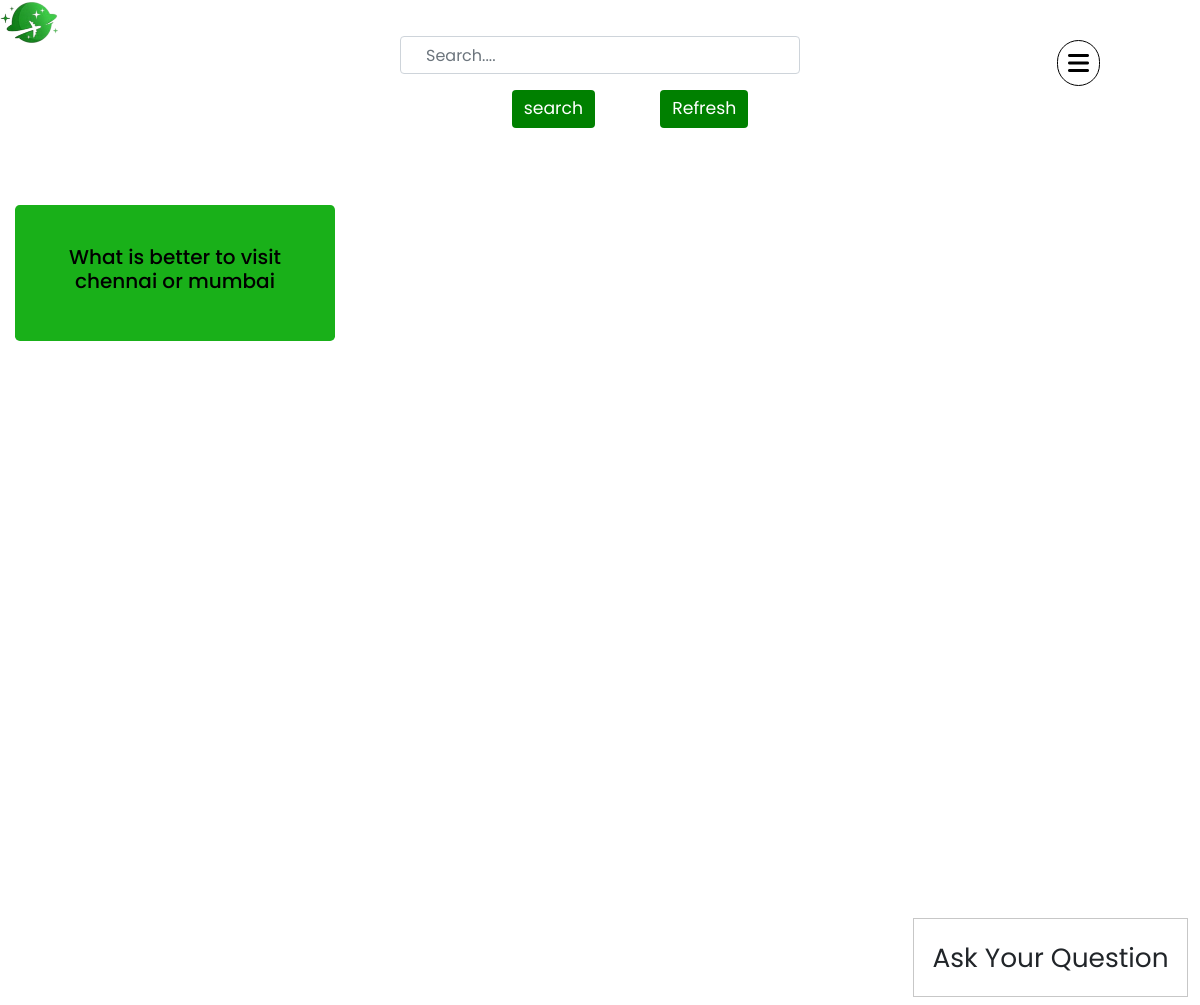
The app's page /allfaq, older data.
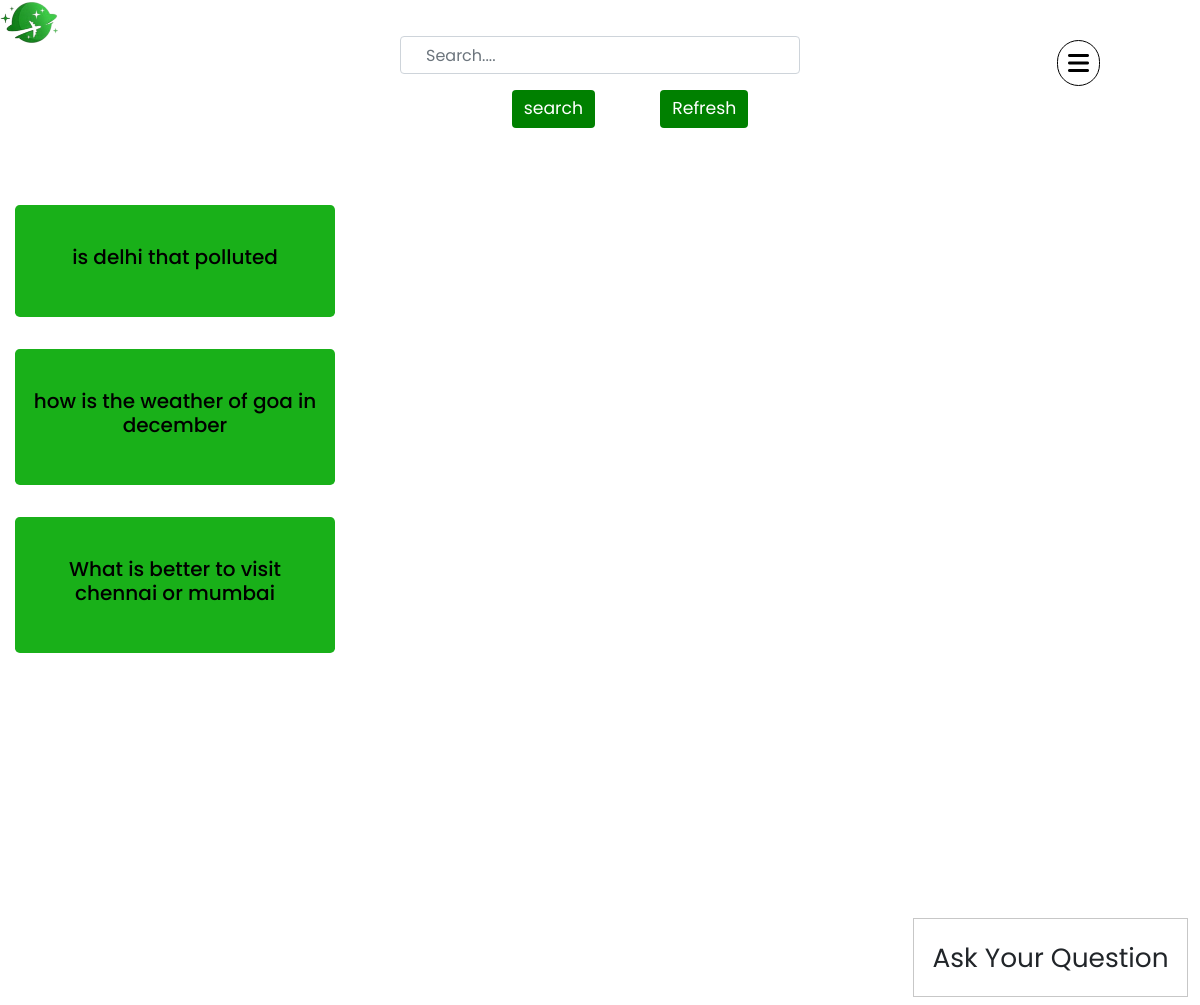
The same page, newer data.
### dpsr/models.py (models this page shows, shortened)
class Question(db.Model , UserMixin):
    __tablename__ = 'questions'
    id = db.Column(db.Integer , primary_key = True)
    question = db.Column(db.String)
    date = db.Column(db.DateTime,nullable = False,default=datetime.now)
    userid = db.Column(db.Integer , db.ForeignKey('users.id'))
    answer = db.relationship('Answer' , backref = 'question' , lazy = 'dynamic')

### dpsr/faq/views.py (the view)
@faqs.route('/allfaq' , methods = ['GET' , 'POST'])
def all_faq():
    form = SearchQForm()
    results = []
    question = Question.query.order_by(Question.date.desc())
    if form.validate_on_submit():
        searcher = []
        if ' ' in form.search.data:
            search = form.search.data.split()
        else:
            search = [form.search.data]
        for q in question:
            n = 0
            for s in search:
                if s.lower() in q.question.lower() :
                    n+=1
            l = (n , q)
            searcher.append(l)
        searcher.sort(reverse=True)
        for s , q in searcher:
            results.append(q)
    else:
        for q in question:
            results.append(q)
    return render_template('all_faq.htm' , form = form , results = results)

### dpsr/faq/forms.py
class SearchQForm(FlaskForm):
    search = StringField('Search', validators=[DataRequired()])
    submit = SubmitField('search')

### dpsr/templates/all_faq.htm (shortened to what this page needs)
{%extends 'base.htm'%}
{%block content%}
<form method="POST" style="margin-top: 3%;justify-content: center; align-items: center;">
  <center>
  <div class="form-group" >
     {{form.search(class = 'form-control col-md-4 bar' ,placeholder="Search...." )}}
  </div>
  <div class="form-group" style="font-size: larger; margin-bottom: 4%;">
    {{form.submit(class ="btn btn-primary gap")}} <a href="{{url_for('faqs.all_faq')}}" class = 'btn btn-primary gap'>Refresh</a>
 <br><br>
  </div></center>
</form>
<div class="paint" id="if-faq" onclick="openPop()">
  <span>Ask Your Question</span>
  </div>
<div class="container" style="display: inline-block;">
  {%for result in results%}
  <div class="jumbotron" style = "width: 20em; padding: 1em; background-color: rgba(0, 168, 0, 0.9);">
    <br>
    <a class="linkie" style="color: black;" href="{{url_for('faqs.singleq' , q_id = result.id)}}">
    <h5 align = "center">{{result.question}}</h4>
    </a>
    <br>
  </div>
  {%endfor%}
</div>
{%endblock%}

### dpsr/templates/base.htm (shortened to what this page needs)
<!DOCTYPE html>
<html>
<head>
  <link rel="stylesheet" href="https://cdnjs.cloudflare.com/ajax/libs/animate.css/4.0.0/animate.min.css"/>
    <link rel="stylesheet" href="https://cdnjs.cloudflare.com/ajax/libs/font-awesome/4.7.0/css/font-awesome.min.css">
    <link href="https://unpkg.com/aos@2.3.1/dist/aos.css" rel="stylesheet">
    <link rel="stylesheet" href="https://stackpath.bootstrapcdn.com/bootstrap/4.5.0/css/bootstrap.min.css">
        <link rel="stylesheet" type = "text/css" href="{{url_for('static', filename="style.css")}}">
</head>
<body>
<nav class="navigation-wrapper">
  <div class="navigation-button">
    <i class="fa fa-bars"></i>
  </div>
  <div class="navigation-menu">
      <ul>
    </ul>
  </div>
</nav>
<a href="{{url_for('home.index')}}">
<img src="{{url_for('static', filename="brand.png")}}" style="top: 0; left: 0; z-index: 980; position: fixed;" width="5%">
</a>
  {%block content%}
  {%endblock%}
</body>

### dpsr/static/style.css (style rules this page uses)
body { font-family: 'Poppins', sans-serif; }
html { scroll-behavior: smooth; }
* { margin: 0; padding: 0; box-sizing: border-box; }
.bar { padding: 0 25px; }
.paint { position: relative; display: inline-flex; }
.paint span { position: relative; z-index: 1; }
a { text-decoration: none !important; }
.paint:before { content: ''; position: absolute; top: 0; left: 0; width: 0; height: 100%; background-image: url(btn.png); background-size: cover; transform-origin: right; transition: 0.5s; }
.container { width: 100%; height: 100vh; position: relative; margin: 0 auto; }
.navigation-wrapper { position: relative; }
.navigation-button { will-change: transform; display: flex; align-items: center; justify-content: center; flex-wrap: wrap; position: fixed; z-index: 1; top: 40px; right: 100px; border-radius: 50px; background: transparent; cursor: pointer; }
.navigation-button .fa { border: 1px solid black; border-radius: 50px; padding: 10px; color: black; font-size: x-large; }
.navigation-menu { content: ''; position: fixed; top: 0; right: 0; width: 25%; background: #fff; border-left: 1px solid black; height: 100%; transform: skewX(0deg) translate(100%,0); transform-origin: top right; transition: all .2s ease-in; z-index: 100; }
.navigation-menu ul { transform: skewX(-8deg); transform-origin: top left; position: fixed; right: 0; top: 19vh; width: 400px; text-align: center; }
.gap { margin-left: 5%; font-size: 90%; background-color: green; outline: none !important; border: none !important; }
#if-faq { padding: 0.7em !important; z-index: 15; cursor: pointer; bottom: 1vh; position: absolute; font-size: 165%; border: 1px solid rgb(199, 199, 199) !important; right: 1vw; }

Row changes from the older to the newer data that the page shows:
added Question: question "is delhi that polluted"
added Question: question "how is the weather of goa in december"
